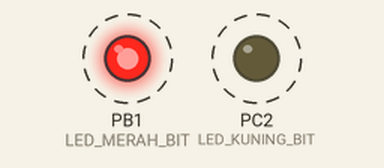
This program was run on a simulated ATmega8, built with avr-gcc and emulated at 8 MHz. On the bench: output pins drawn as LEDs (lit = HIGH). Dashed ring = blinking.

Above: at 0.2 s.
Timing chart, 0 to 3.0 s (numbered marks = the images above):
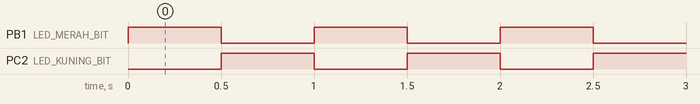

The program:

main.c
```c
//Id:main.c,versifop,1-8-2012,sidiknur@yahoo.com
//ATmega8,8MHz-internal
#include <avr/io.h>
#include <util/delay.h>

#define ddr(p)  _SFR_IO8(_SFR_IO_ADDR(p)-1)
#define pin(p)  _SFR_IO8(_SFR_IO_ADDR(p)-2)

#define LED_MERAH_PORT  PORTB
#define LED_MERAH_BIT   1
#define LED_KUNING_PORT PORTC
#define LED_KUNING_BIT  2

#define LED_MERAH_init() ddr(LED_MERAH_PORT) |= \
                            _BV(LED_MERAH_BIT)
#define LED_MERAH_on()   LED_MERAH_PORT |= \
                            _BV(LED_MERAH_BIT)
#define LED_MERAH_off()  LED_MERAH_PORT &= \
                            ~_BV(LED_MERAH_BIT)

#define LED_KUNING_init() ddr(LED_KUNING_PORT) |= \
                            _BV(LED_KUNING_BIT)
#define LED_KUNING_on()   LED_KUNING_PORT |= \
                            _BV(LED_KUNING_BIT)
#define LED_KUNING_off()  LED_KUNING_PORT &= \
                            ~_BV(LED_KUNING_BIT)

int main(void)
{
    LED_MERAH_init();
    LED_KUNING_init();

    while(1){
        LED_MERAH_on();
        LED_KUNING_off();
        _delay_ms(500);

        LED_MERAH_off();
        LED_KUNING_on();
        _delay_ms(500);
    }
    return 0;
}
```

Measured:
- by itself, PB1 (LED_MERAH_BIT), PC2 (LED_KUNING_BIT): alternates HIGH for 0.50 s and LOW for 0.50 s
